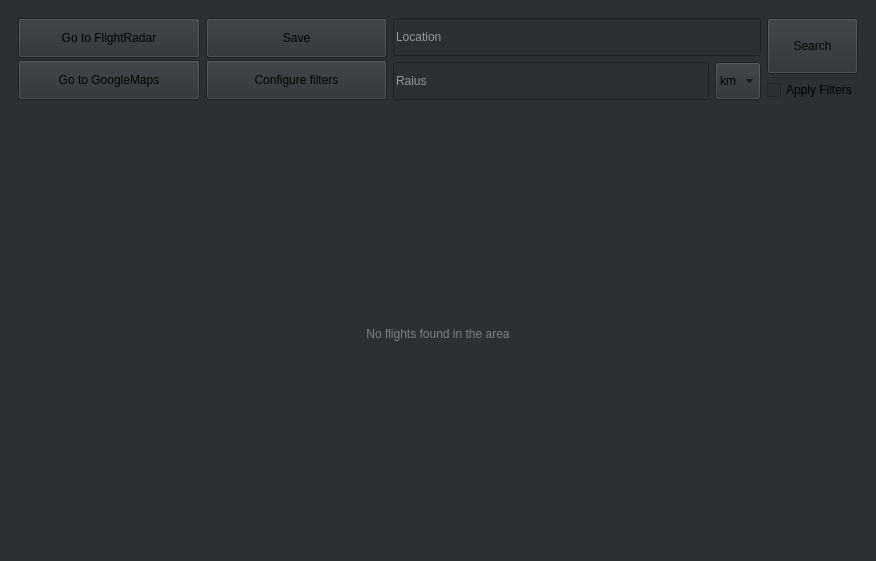
<?xml version="1.0" encoding="UTF-8"?>
<ui version="4.0">
 <class>MainWindow</class>
 <widget class="QMainWindow" name="MainWindow">
  <property name="windowModality">
   <enum>Qt::NonModal</enum>
  </property>
  <property name="enabled">
   <bool>true</bool>
  </property>
  <property name="geometry">
   <rect>
    <x>0</x>
    <y>0</y>
    <width>876</width>
    <height>561</height>
   </rect>
  </property>
  <property name="sizePolicy">
   <sizepolicy hsizetype="Expanding" vsizetype="Expanding">
    <horstretch>0</horstretch>
    <verstretch>0</verstretch>
   </sizepolicy>
  </property>
  <property name="windowTitle">
   <string>FlightsAround</string>
  </property>
  <property name="windowIcon">
   <iconset theme="weather-overcast">
    <normaloff>../../../.designer/backup</normaloff>../../../.designer/backup</iconset>
  </property>
  <property name="inputMethodHints">
   <set>Qt::ImhNone</set>
  </property>
  <widget class="QWidget" name="centralwidget">
   <property name="sizePolicy">
    <sizepolicy hsizetype="Expanding" vsizetype="Expanding">
     <horstretch>0</horstretch>
     <verstretch>0</verstretch>
    </sizepolicy>
   </property>
   <property name="styleSheet">
    <string notr="true">background-color: rgb(44, 47, 51);
font: 10pt &quot;System-ui&quot;;</string>
   </property>
   <layout class="QGridLayout" name="gridLayout">
    <item row="0" column="0">
     <widget class="QWidget" name="horizontalWidget_2" native="true">
      <property name="sizePolicy">
       <sizepolicy hsizetype="Expanding" vsizetype="Expanding">
        <horstretch>0</horstretch>
        <verstretch>0</verstretch>
       </sizepolicy>
      </property>
      <property name="maximumSize">
       <size>
        <width>1000</width>
        <height>100</height>
       </size>
      </property>
      <layout class="QHBoxLayout" name="horizontalLayout_3">
       <item>
        <layout class="QHBoxLayout" name="horizontalLayout_2">
         <item>
          <layout class="QVBoxLayout" name="verticalLayout">
           <property name="spacing">
            <number>2</number>
           </property>
           <item>
            <widget class="QPushButton" name="pushButton">
             <property name="sizePolicy">
              <sizepolicy hsizetype="Expanding" vsizetype="Expanding">
               <horstretch>0</horstretch>
               <verstretch>0</verstretch>
              </sizepolicy>
             </property>
             <property name="styleSheet">
              <string notr="true">font: 10pt &quot;System-ui&quot;;</string>
             </property>
             <property name="text">
              <string>Go to FlightRadar</string>
             </property>
            </widget>
           </item>
           <item>
            <widget class="QPushButton" name="pushButton_2">
             <property name="sizePolicy">
              <sizepolicy hsizetype="Expanding" vsizetype="Expanding">
               <horstretch>0</horstretch>
               <verstretch>0</verstretch>
              </sizepolicy>
             </property>
             <property name="styleSheet">
              <string notr="true">font: 10pt &quot;System-ui&quot;;</string>
             </property>
             <property name="text">
              <string>Go to GoogleMaps</string>
             </property>
            </widget>
           </item>
          </layout>
         </item>
         <item>
          <layout class="QVBoxLayout" name="verticalLayout_2">
           <property name="spacing">
            <number>2</number>
           </property>
           <item>
            <widget class="QPushButton" name="pushButton_3">
             <property name="sizePolicy">
              <sizepolicy hsizetype="Expanding" vsizetype="Expanding">
               <horstretch>0</horstretch>
               <verstretch>0</verstretch>
              </sizepolicy>
             </property>
             <property name="styleSheet">
              <string notr="true">font: 10pt &quot;System-ui&quot;;</string>
             </property>
             <property name="text">
              <string>Save</string>
             </property>
            </widget>
           </item>
           <item>
            <widget class="QPushButton" name="pushButton_4">
             <property name="sizePolicy">
              <sizepolicy hsizetype="Expanding" vsizetype="Expanding">
               <horstretch>0</horstretch>
               <verstretch>0</verstretch>
              </sizepolicy>
             </property>
             <property name="styleSheet">
              <string notr="true">font: 10pt &quot;System-ui&quot;;</string>
             </property>
             <property name="text">
              <string>Configure filters</string>
             </property>
            </widget>
           </item>
          </layout>
         </item>
        </layout>
       </item>
       <item>
        <layout class="QVBoxLayout" name="verticalLayout_3">
         <item>
          <widget class="QLineEdit" name="lineEdit">
           <property name="sizePolicy">
            <sizepolicy hsizetype="Expanding" vsizetype="Expanding">
             <horstretch>0</horstretch>
             <verstretch>0</verstretch>
            </sizepolicy>
           </property>
           <property name="styleSheet">
            <string notr="true">font: 10pt &quot;System-ui&quot;;
color: white</string>
           </property>
           <property name="inputMethodHints">
            <set>Qt::ImhHiddenText</set>
           </property>
           <property name="placeholderText">
            <string>Location</string>
           </property>
          </widget>
         </item>
         <item>
          <layout class="QHBoxLayout" name="horizontalLayout_4">
           <item>
            <widget class="QLineEdit" name="lineEdit_2">
             <property name="sizePolicy">
              <sizepolicy hsizetype="Expanding" vsizetype="Expanding">
               <horstretch>0</horstretch>
               <verstretch>0</verstretch>
              </sizepolicy>
             </property>
             <property name="styleSheet">
              <string notr="true">font: 10pt &quot;System-ui&quot;;
color: white</string>
             </property>
             <property name="inputMethodHints">
              <set>Qt::ImhHiddenText</set>
             </property>
             <property name="placeholderText">
              <string>Raius</string>
             </property>
            </widget>
           </item>
           <item>
            <widget class="QComboBox" name="comboBox">
             <property name="sizePolicy">
              <sizepolicy hsizetype="Preferred" vsizetype="Expanding">
               <horstretch>0</horstretch>
               <verstretch>0</verstretch>
              </sizepolicy>
             </property>
             <item>
              <property name="text">
               <string>km</string>
              </property>
             </item>
             <item>
              <property name="text">
               <string>mi</string>
              </property>
             </item>
            </widget>
           </item>
          </layout>
         </item>
        </layout>
       </item>
       <item>
        <layout class="QVBoxLayout" name="verticalLayout_4">
         <item>
          <widget class="QPushButton" name="pushButton_5">
           <property name="sizePolicy">
            <sizepolicy hsizetype="Minimum" vsizetype="Expanding">
             <horstretch>0</horstretch>
             <verstretch>0</verstretch>
            </sizepolicy>
           </property>
           <property name="styleSheet">
            <string notr="true">font: 10pt &quot;System-ui&quot;;</string>
           </property>
           <property name="text">
            <string>Search</string>
           </property>
          </widget>
         </item>
         <item>
          <widget class="QCheckBox" name="checkBox">
           <property name="sizePolicy">
            <sizepolicy hsizetype="Minimum" vsizetype="Fixed">
             <horstretch>0</horstretch>
             <verstretch>0</verstretch>
            </sizepolicy>
           </property>
           <property name="styleSheet">
            <string notr="true">font: 10pt &quot;System-ui&quot;;</string>
           </property>
           <property name="text">
            <string>Apply Filters</string>
           </property>
          </widget>
         </item>
        </layout>
       </item>
      </layout>
     </widget>
    </item>
    <item row="1" column="0">
     <layout class="QVBoxLayout" name="verticalLayout_5">
      <item>
       <widget class="QLabel" name="label">
        <property name="styleSheet">
         <string notr="true">background-color: rgb(44, 47, 51);
font: 15pt &quot;System-ui&quot;;
color: gray;</string>
        </property>
        <property name="text">
         <string>No flights found in the area</string>
        </property>
        <property name="alignment">
         <set>Qt::AlignCenter</set>
        </property>
       </widget>
      </item>
     </layout>
    </item>
   </layout>
  </widget>
 </widget>
 <resources/>
 <connections/>
</ui>
